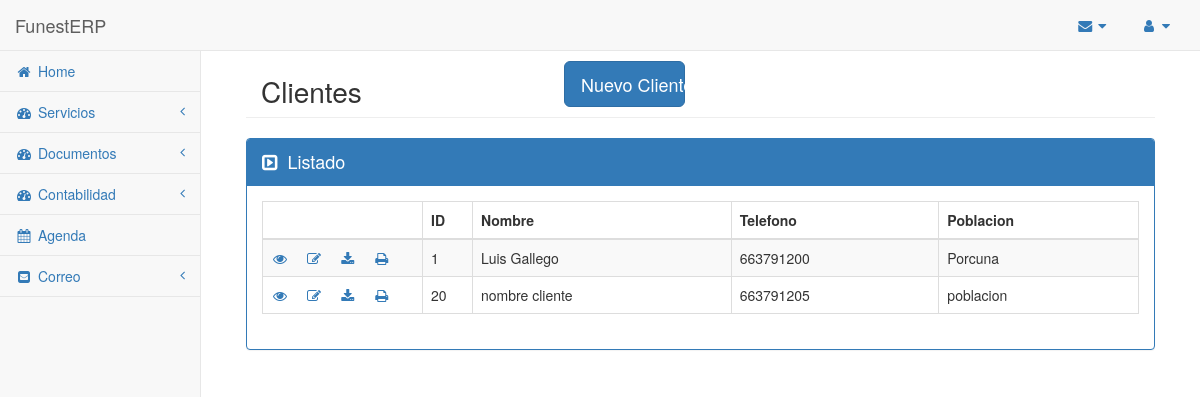
Page /erp/modulos/servicios/main.php?op=clientes on the earlier database version.
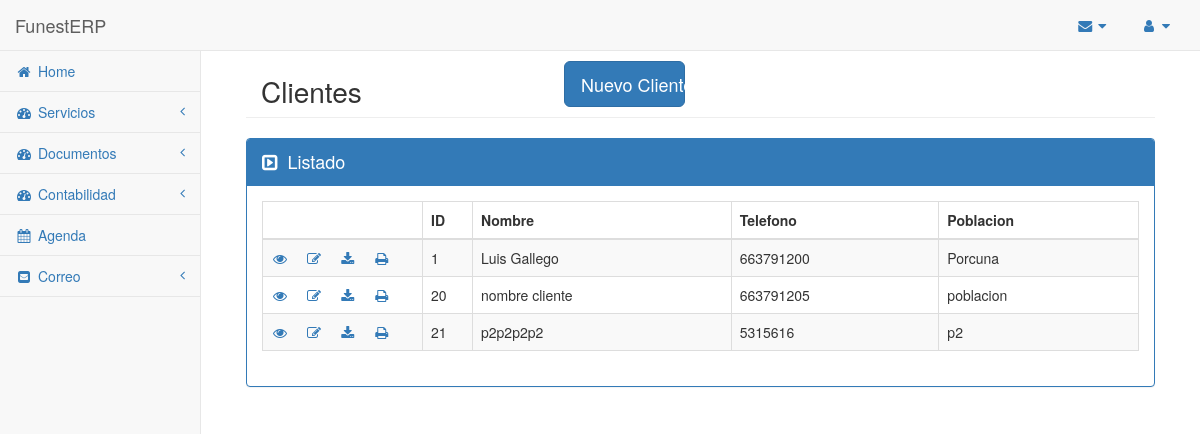
Same page on the later database version.
### tables this page shows
CREATE TABLE `cliente` (
  `id` int(11) NOT NULL,
  `nombre` varchar(50) NOT NULL,
  `dni` varchar(10) DEFAULT NULL,
  `direccion` varchar(50) DEFAULT NULL,
  `poblacion` varchar(50) DEFAULT NULL,
  `codigo_postal` int(5) DEFAULT NULL,
  `telefono` int(9) DEFAULT NULL,
  `email` varchar(50) DEFAULT NULL,
  `cuenta_bancaria` int(40) DEFAULT NULL
);

### config/API_Client.php (called while the page is built, shortened)
<?php
class APIClient {
    public $HOST = "localhost";
    public $BD = "funesterp";
    public $USER = "root";
    public $PASS = "";
    public $BD_CONEXION;
    public function __construct() {
        $this->BD_CONEXION = mysqli_connect($this->HOST, $this->USER, $this->PASS, $this->BD);
        mysqli_set_charset($this->BD_CONEXION, "utf8");
    }
    public function select($modulo, $cond = null, $campos = "*", $order = null, $limit = null) {
        $sql = $this->preparaSQL([
            "modulo" => $modulo,
            "cond" => $cond,
            "campos" => $campos,
            "order" => $order,
            "limit" => $limit
        ]);
        $resultado = $this->getRows($sql);
        return $resultado;
    }
    public function preparaSQL($parametros) {
        $parametros = (object)$parametros;
        if(!isset($parametros->cond)) $parametros->cond = 1;
        $sql = "SELECT $parametros->campos FROM $parametros->modulo WHERE $parametros->cond";
        return $sql;
    }
    public function getRows($sql) {
        if(!$res = $this->ejecutarSQL($sql)) return null;
        $resultado = [];
        while($row = mysqli_fetch_object($res)) {
            $resultado[] = $row;
        }
        return $resultado;
    }
    public function ejecutarSQL($sql) {
        $sql = trim($sql);
        $resultado = mysqli_query($this->BD_CONEXION, $sql);
        if($resultado) return $resultado;
        return false;
    }
}

### config/API_Global.php (called while the page is built, shortened)
<?php
require __DIR__ . "/API_Client.php";
$ApiClient = new APIClient();

### erp/modulos/servicios/clientes.php (the view)
<?php $clientes = $ApiClient->select("cliente"); ?>
<div class="container-fluid">
    <div class="row page_header">
        <div class="col-md-3"><h1>Clientes</h1></div>
        <div class="col-md-2 col-md-offset-1">
            <a href="main.php?op=nuevoCliente">
                <button type="button" class="btn btn-primary btn-lg btn-block">Nuevo Cliente</button>
            </a>
        </div>
    </div>
    <div class="row page_content">
        <div class="col-md-12">
            <div class="panel panel-primary">
                <div class="panel-heading info_seccion">
                    <i class="fa fa-caret-square-o-right"></i>Listado
                </div>
                <div class="panel-body">
                    <table class="table table-striped table-bordered table-hover">
                        <thead>
                            <tr>
                                <th></th>
                                <th>ID</th>
                                <th>Nombre</th>
                                <th>Telefono</th>
                                <th>Poblacion</th>
                            </tr>
                        </thead>
                        <tbody>
                            <?php foreach($clientes as $cliente) { ?>
                                <tr>
                                    <td class="iconos_td">
                                        <a href="./main.php?op=v_cliente&ref=<?= $cliente->id ?>" title="Ver"><i class="fa fa-eye fa-fw"></i></a>
                                        <a href="./main.php?op=e_cliente&ref=<?= $cliente->id ?>" title="Editar"><i class="fa fa-edit fa-fw iconos_a"></i></a>
                                        <a href="#" title="Descargar"><i class="fa fa-download fa-fw iconos_a"></i></a>
                                        <a href="#" title="Imprimir"><i class="fa fa-print fa-fw iconos_a"></i></a>
                                    </td>
                                    <td class="id_td"><?=  $cliente->id; ?></td>
                                    <td><?=  $cliente->nombre; ?></td>
                                    <td><?=  $cliente->telefono; ?></td>
                                    <td><?=  $cliente->poblacion; ?></td>
                                </tr>
                            <?php } ?>
                        </tbody>
                    </table>
                </div>
            </div>
        </div>
    </div>
</div>

### erp/modulos/navSuperior.php (shortened to what this page needs)
<div class="navbar-header">
    <a class="navbar-brand" href="../../index.php">FunestERP</a>
</div>
<ul class="nav navbar-top-links navbar-right">
    <li class="dropdown">
        <a class="dropdown-toggle" data-toggle="dropdown" href="#">
            <i class="fa fa-envelope fa-fw"></i>
            <i class="fa fa-caret-down"></i>
        </a>
    </li>
    <li class="dropdown">
        <a class="dropdown-toggle" data-toggle="dropdown" href="#">
            <i class="fa fa-user fa-fw"></i>
            <i class="fa fa-caret-down"></i>
        </a>
    </li>
</ul>

Differences in the rows shown:
added cliente: id "21", nombre "p2p2p2p2", telefono "5315616", poblacion "p2"
